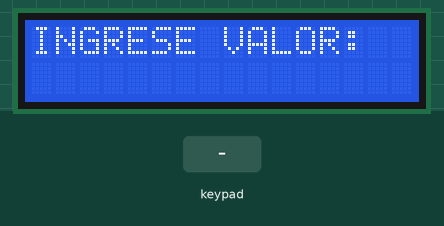
Bench run of a sketch on a simulated Arduino Uno, built with avr-gcc and run on an emulated ATmega328P. On the bench: 16×2 character LCD. The inputs (shaded band) are chosen by the test bench.

Above: at 1.2 s.
1.3 s: keypad keys 7 6 5 4 # pressed 0.4 s apart
At 5.2 s:
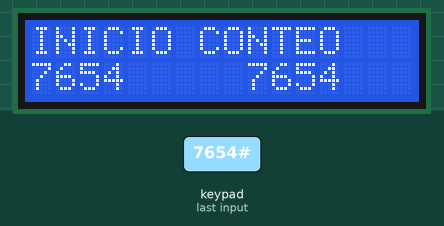
6.3 s: key 'D' pressed
At 7.1 s:
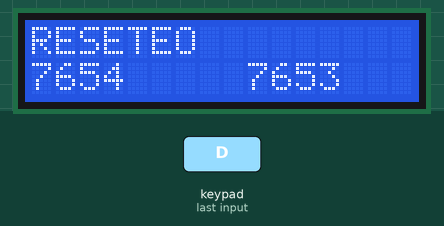
9.3 s: key 'A' pressed
At 11.0 s:
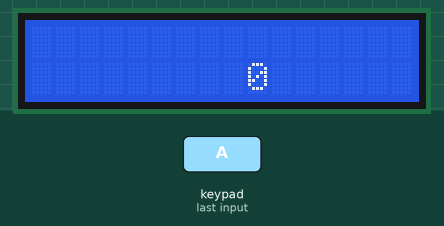
11.5 s: keypad keys 7 6 5 4 pressed 0.4 s apart
At 13.2 s:
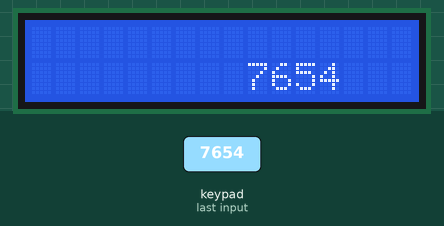
14.6 s: key 'B' pressed
At 16.0 s:
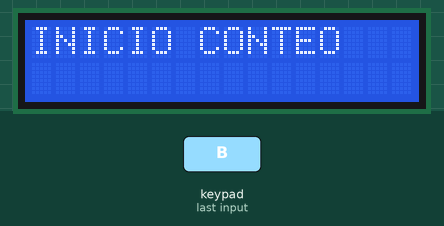
Timing chart, 0 to 17.1 s (numbered marks = the images above; inputs shaded):
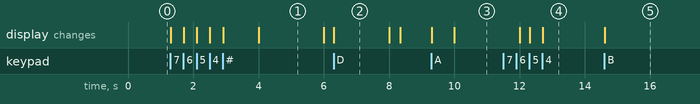

Measured:
- after the input at 1.3 s, the display: first changes at once (image 1 shows a later state)
- after the input at 6.3 s, the display: changes at once (image 2)
- after the input at 9.3 s, the display: first changes at once (image 3 shows a later state)
- after the input at 11.5 s, the display: first changes after 0.50 s (image 4 shows a later state)
- after the input at 14.6 s, the display: changes at once (image 5)
- what the display in image 1 shows lasts 2.0 s, from 4.0 s to 6.0 s
- what the display in image 2 shows lasts 1.7 s, from 6.3 s to 8.0 s

The sketch:

Keypad_LCD_Conteo.ino
```cpp
#include <Keypad.h>
#include <MsTimer2.h>
#include <LiquidCrystal.h>
LiquidCrystal lcd(13, 12, 11,10, 9, 8);
const byte fila = 4;
const byte colum = 4;
char keys[fila][colum] = {
  {'1', '2', '3', 'A'},
  {'4', '5', '6', 'B'},
  {'7', '8', '9', 'C'},
  {'*', '0', '#', 'D'}
};
byte pinFila[fila] = {A0, A1, A3,A4};
byte pinColum[colum] = {7, 6, 5, 4};
Keypad teclado = Keypad(makeKeymap(keys), pinFila, pinColum, fila,colum);
char boton;
String dato ;
int val = 0;
int i = 0;
void setup() {
  MsTimer2::set(2000, lectura);
  MsTimer2::start();
  lcd.begin(16,2);
  lcd.print("INGRESE VALOR:");
  lcd.setCursor(0, 1);
}

void loop() {
  boton = teclado.getKey();
  if (boton) {
    if (boton == 'A' || boton == 'B' || boton == 'C' || boton == '#' || boton == '*') {
      i = 1 - i;
      lcd.setCursor(0, 0);
      lcd.print("                ");
      lcd.setCursor(9, 1);
      lcd.print("       ");
      lcd.setCursor(0, 0);
      lcd.print("INICIO CONTEO");
    }
    else if (boton== 'D') {
      lcd.setCursor(0, 0);
      lcd.print("                ");
      lcd.setCursor(0, 0);
      lcd.print("RESETEO");
      delay(2000);
      lcd.setCursor(0, 0);
      lcd.print("                ");
      lcd.setCursor(0, 1);
      lcd.print("                ");
      lcd.setCursor(0, 0);
      lcd.print("INGRESE VALOR:");
      lcd.setCursor(0, 1);
      boton = ' ';
      dato=" ";
      i = 0;
      val = 0;
    }
    else {
      lcd.print(boton);
      dato = dato + boton;
    }
    val = dato.toInt();
  }
}
void lectura() {
  if (i == 1 ) {
    if (val > 0) {
      lcd.setCursor(9, 1);
      lcd.print("      ");
      lcd.setCursor(9, 1);
      lcd.print(val);
      val--;
    }
    else if (val == 0) {
      lcd.setCursor(9, 1);
      lcd.print("    ");
      lcd.setCursor(9, 1);
      lcd.print(val);
      lcd.setCursor(0, 0);
      lcd.print("                ");
    }
  }
}
```
